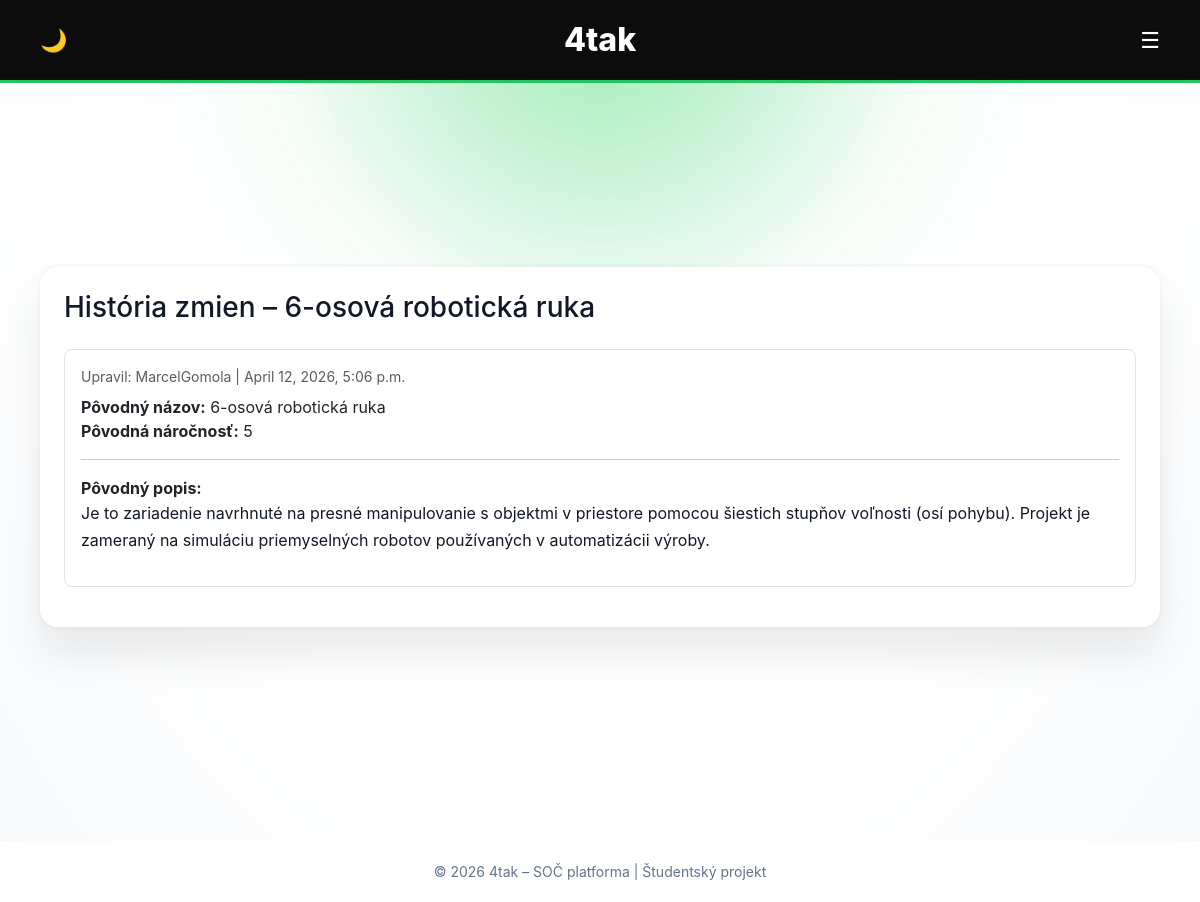
The app's page /projects/17/history/ (signed in), older data.
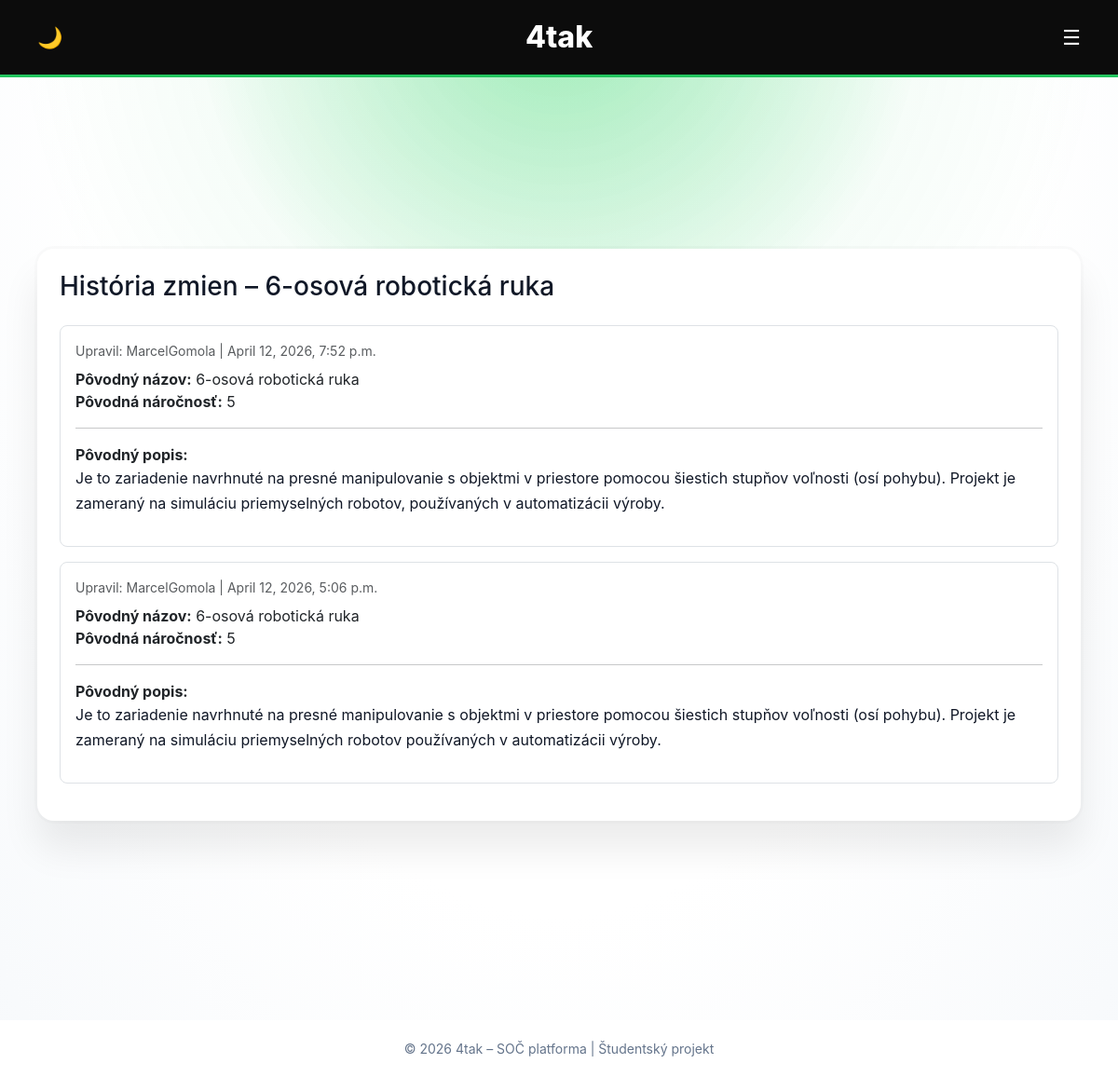
The same page, newer data.
### projects/models.py (models this page shows, shortened)
class Project(models.Model):
    PROJECT_TYPE_CHOICES = [
        ('web', 'Webová aplikácia'),
        ('physical', 'Fyzická práca'),
    ]
    DIFFICULTY_CHOICES = [
        (1, 'Veľmi ľahká'),
        (2, 'Ľahká'),
        (3, 'Stredná'),
        (4, 'Ťažká'),
        (5, 'Veľmi ťažká'),
    ]
    CLASS_CHOICES = [
        ('4AT', '4AT'),
        ('4AS', '4AS'),
        ('4AM', '4AM'),
        ('4AI', '4AI'),
        ('4BI', '4BI'),
        ('4CI', '4CI'),
        ('4AE', '4AE'),
        ('3AT', '3AT'),
        ('3AS', '3AS'),
        ('3AM', '3AM'),
        ('3AI', '3AI'),
        ('3BI', '3BI'),
        ('3CI', '3CI'),
        ('3AE', '3AE'),
    ]
    mentor = models.ForeignKey(
        User,
        on_delete=models.SET_NULL,
        null=True,
        blank=True,
        related_name='mentored_projects'
    )
    title = models.CharField(max_length=200)
    functionality = models.TextField()
    project_type = models.CharField(
        max_length=10,
        choices=PROJECT_TYPE_CHOICES
    )
    difficulty = models.IntegerField(
    choices=DIFFICULTY_CHOICES
    )
    school_class = models.CharField(
        max_length=3,
        choices=CLASS_CHOICES,
        blank=True,
        null=True
    )
    image = models.ImageField(
        upload_to='projects/images/',
        blank=True,
        null=True
    )
    documentation_pdf = models.FileField(
        upload_to='projects/pdfs/',
        blank=True,
        null=True
    )
    video_url = models.URLField(blank=True, null=True)
    author = models.ForeignKey(User, on_delete=models.CASCADE)
    created_at = models.DateTimeField(auto_now_add=True)
    approved = models.BooleanField(default=False)

class ProjectHistory(models.Model):
        project = models.ForeignKey(
            Project,
            on_delete=models.CASCADE,
            related_name="history"
        )
        edited_by = models.ForeignKey(
            User,
            on_delete=models.CASCADE
        )
        edited_at = models.DateTimeField(auto_now_add=True)
        old_title = models.CharField(max_length=200)
        old_functionality = models.TextField()
        old_school_class = models.CharField(max_length=3, blank=True, null=True)
        old_project_type = models.CharField(max_length=10)
        old_difficulty = models.IntegerField()

### projects/views.py (the view)
@login_required
def project_history(request, pk):
    project = get_object_or_404(Project, pk=pk)
    if request.user.profile.role not in ["teacher", "admin"]:
        return redirect("project_list")
    history = project.history.order_by("-edited_at")
    return render(request, "projects/project_history.html", {
        "project": project,
        "history": history,
    })

### projects/templates/projects/project_history.html
{% extends "projects/base.html" %}
{% block content %}
<div class="container py-4">
    <div class="card p-4">
        <h3 class="mb-4">História zmien – {{ project.title }}</h3>
        {% for item in history %}
            <div class="border rounded-3 p-3 mb-3">
                <div class="small text-muted mb-2">
                    Upravil: {{ item.edited_by.username }} |
                    {{ item.edited_at }}
                </div>
                <strong>Pôvodný názov:</strong> {{ item.old_title }} <br>
                <strong>Pôvodná náročnosť:</strong> {{ item.old_difficulty }} <br>
                <hr>
                <strong>Pôvodný popis:</strong>
                <p>{{ item.old_functionality }}</p>
            </div>
        {% empty %}
            <p>Žiadne zmeny zatiaľ neexistujú.</p>
        {% endfor %}
    </div>
</div>
{% endblock %}

### projects/templates/projects/base.html (shortened to what this page needs)
<!DOCTYPE html>
<html lang="sk">
<head>
    <link href="https://cdn.jsdelivr.net/npm/bootstrap@5.3.2/dist/css/bootstrap.min.css" rel="stylesheet">
</head>
<body>
<header>
    <div class="header-inner">
        <div class="theme-toggle" onclick="toggleTheme()">🌙</div>
        <h2>
            <a href="{% url 'index' %}" class="logo-link">4tak</a>
        </h2>
        <div class="hamburger" onclick="toggleMenu()">☰</div>
    </div>
</header>
<div class="container">
    {% block content %}{% endblock %}
</div>
<footer>
    © 2026 4tak – SOČ platforma | Študentský projekt
</footer>
</body>
</html>

### projects/templates/projects/base.html (style rules this page uses)
:root { --bg-main: #f1f5f9; --bg-card: #ffffff; --bg-soft: #c4c5c9; --header-bg: #0c0c0c; --text-main: #111827; --text-muted: #3e4349; --green: #22c55e; --green-dark: #15803d; --glow-color: rgba(0, 209, 66, 0.317); --bg-grad-1: #ffffff; --bg-grad-2: #ffffff; }
body { height: 100%; margin: 0; font-family: "Inter", Arial, Helvetica, sans-serif; color: var(--text-main); z-index: 10; background: radial-gradient( circle at top, var(--glow-color), transparent 30% ), radial-gradient( ellipse at top, var(--bg-grad-1) 0%, var(--bg-grad-2) 60%, var(--bg-main) 130% ); background-attachment: fixed; transition: background 0.4s ease, color 0.3s ease; }
body { color: var(--text-main); }
body { min-height: 100vh; display: flex; flex-direction: column; min-height: 100vh; }
p, span, li { color: var(--text-muted); }
h1, h2, h3, h4, h5 { color: var(--text-main); }
body::before { content: ""; position: fixed; inset: 0; pointer-events: none; z-index: -1; background: radial-gradient( circle at top, rgba(34, 197, 94, 0.12), transparent 45% ); }
header { background-color: var(--header-bg); border-bottom: 3px solid var(--green); padding: 40px 0; position: sticky; top: 0; z-index: 1000; }
.header-inner h2 { position: absolute; margin: 0; color: white; font-weight: 800; left: 50%; top: 50%; transform: translate(-50%, -50%); margin: 0; color: white; font-weight: 800; }
.header-inner { display: flex; align-items: center; justify-content: space-between; padding: 0 40px; }
.hamburger { font-size: 26px; color: white; cursor: pointer; user-select: none; position: absolute; right: 40px; top: 50%; transform: translateY(-50%); font-size: 22px; cursor: pointer; }
* { transition: background-color 0.3s ease, color 0.2s ease, box-shadow 0.3s ease; }
.container { flex: 1; max-width: 1300px; margin: 80px auto; padding: 0 20px; z-index: 1; }
h2 { font-weight: 700; margin-top: 40px; }
p { line-height: 1.7; }
.card { background-color: var(--bg-card); border-radius: 18px; z-index: 10; padding: 32px; border: none; box-shadow: 0 10px 30px rgba(0,0,0,0.08); margin-bottom: 30px; transition: all 0.25s ease; }
.card p, .card span, .card small { color: var(--text-main); }
footer { background-color: var(--bg-card); color: #64748b; padding: 20px; text-align: center; font-size: 14px; }
body::before { content: ""; position: fixed; inset: 0; pointer-events: none; z-index: 0; background: radial-gradient( circle at top, rgba(34, 197, 94, 0.12), transparent 45% ); }
header, .container, footer { position: relative; z-index: 1; }
.card, .feature { box-shadow: 0 30px 40px rgba(0,0,0,0.08), 0 0 0 3px rgba(0,0,0,0.02); }
.theme-toggle { position: absolute; left: 40px; top: 50%; transform: translateY(-50%); font-size: 22px; cursor: pointer; }
.logo-link { text-decoration: none; color: inherit; font-weight: 1200; }

Row changes from the older to the newer data that the page shows:
added ProjectHistory: edited_by.username "MarcelGomola", edited_at "April 12, 2026, 7:52 p.m.", old_title "6-osová robotická ruka", old_difficulty "5", old_functionality "Je to zariadenie navrhnuté na presné manipulovanie s objektmi v priestore pomocou šiestich stupňov voľnosti (osí pohybu). Projekt je zameraný na simuláciu priemyselných robotov, používaných v automatizácii výroby."
